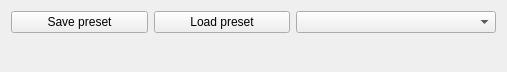
<?xml version="1.0" encoding="UTF-8"?>
<ui version="4.0">
 <class>Form</class>
 <widget class="QWidget" name="Form">
  <property name="geometry">
   <rect>
    <x>0</x>
    <y>0</y>
    <width>507</width>
    <height>72</height>
   </rect>
  </property>
  <property name="windowTitle">
   <string>Form</string>
  </property>
  <layout class="QVBoxLayout" name="verticalLayout">
   <item>
    <layout class="QHBoxLayout" name="horizontalLayout">
     <item>
      <widget class="QPushButton" name="save_btn">
       <property name="toolTip">
        <string>&lt;html&gt;&lt;head/&gt;&lt;body&gt;&lt;p&gt;Save current settings as preset&lt;/p&gt;&lt;/body&gt;&lt;/html&gt;</string>
       </property>
       <property name="text">
        <string>Save preset</string>
       </property>
      </widget>
     </item>
     <item>
      <widget class="QPushButton" name="load_btn">
       <property name="toolTip">
        <string>&lt;html&gt;&lt;head/&gt;&lt;body&gt;&lt;p&gt;Load selected preset&lt;/p&gt;&lt;/body&gt;&lt;/html&gt;</string>
       </property>
       <property name="text">
        <string>Load preset</string>
       </property>
      </widget>
     </item>
     <item>
      <widget class="QComboBox" name="preset_combobox">
       <property name="minimumSize">
        <size>
         <width>200</width>
         <height>0</height>
        </size>
       </property>
       <property name="toolTip">
        <string>&lt;html&gt;&lt;head/&gt;&lt;body&gt;&lt;p&gt;Right click to rename or remove selected preset&lt;/p&gt;&lt;/body&gt;&lt;/html&gt;</string>
       </property>
       <property name="editable">
        <bool>false</bool>
       </property>
      </widget>
     </item>
    </layout>
   </item>
   <item>
    <widget class="QLabel" name="status_label">
     <property name="enabled">
      <bool>true</bool>
     </property>
     <property name="text">
      <string/>
     </property>
     <property name="wordWrap">
      <bool>true</bool>
     </property>
    </widget>
   </item>
  </layout>
 </widget>
 <resources/>
 <connections/>
</ui>
